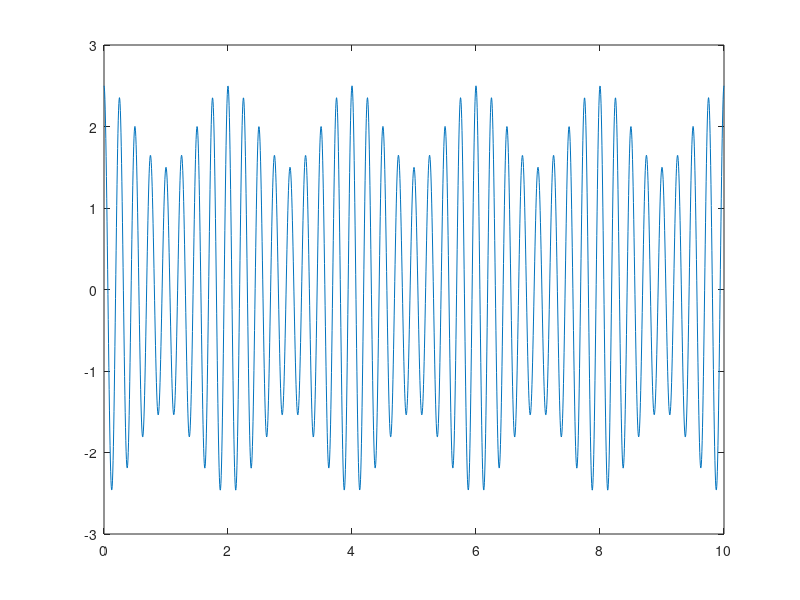

MATLAB code for this plot:
% time 
N = 2 * 1024 ;
Tmax = 10 ; 
dt = Tmax/(N-1);
t = 0:dt:Tmax ;
%carrier 
Ac = 2;
fc = 4;
wc = 2*pi*fc;
xc = cos(wc*t);
%modulation
Am = 0.5;
fm = 0.5;
wm = 2*pi*fm;
xm = cos(wm*t);
%Am generation
mu = Am/Ac;
xam = Am*xm.*xc + Ac*xc ;

plot(t,xam);